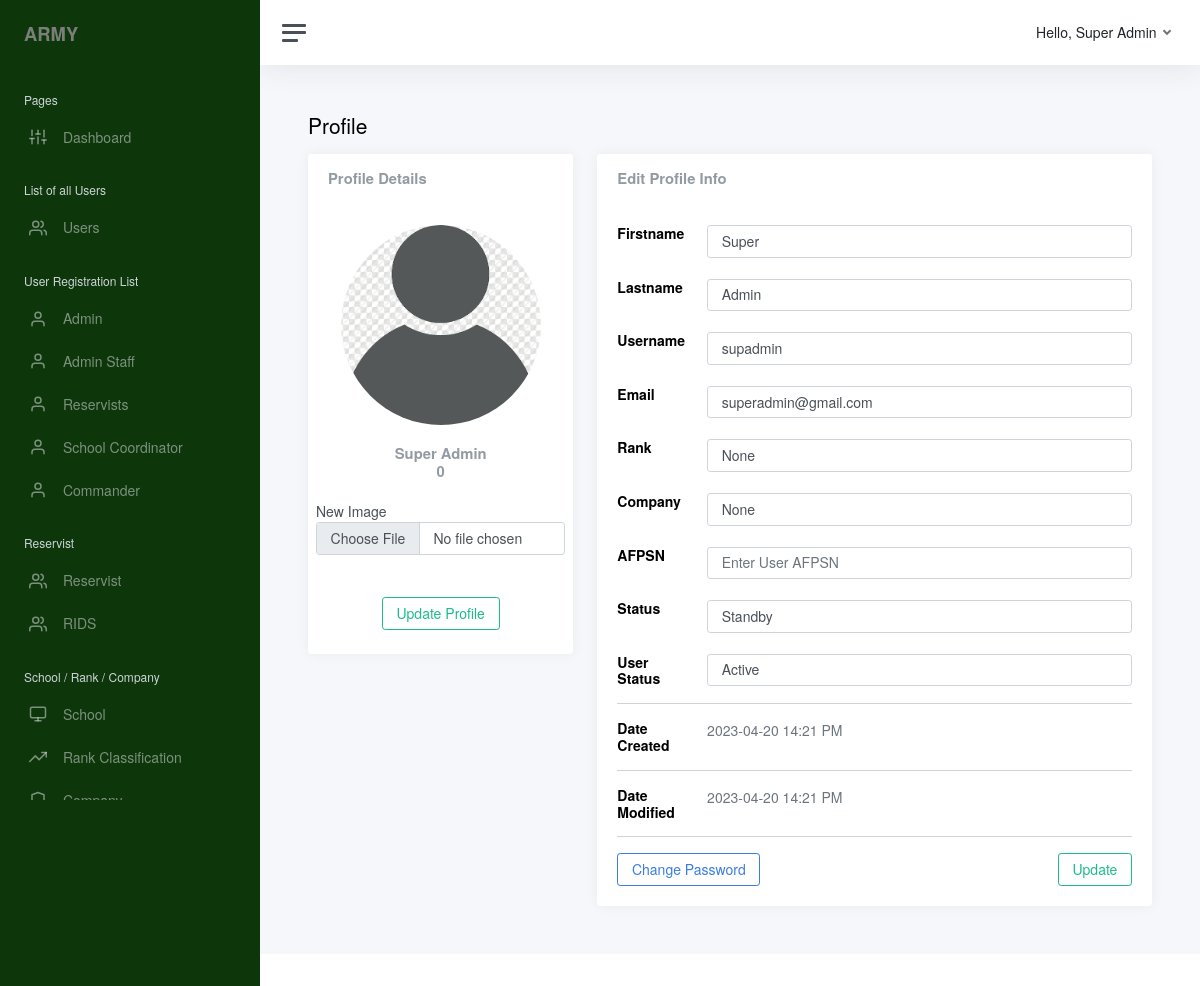
Page /pages-profile.php (signed in) on the earlier database version.
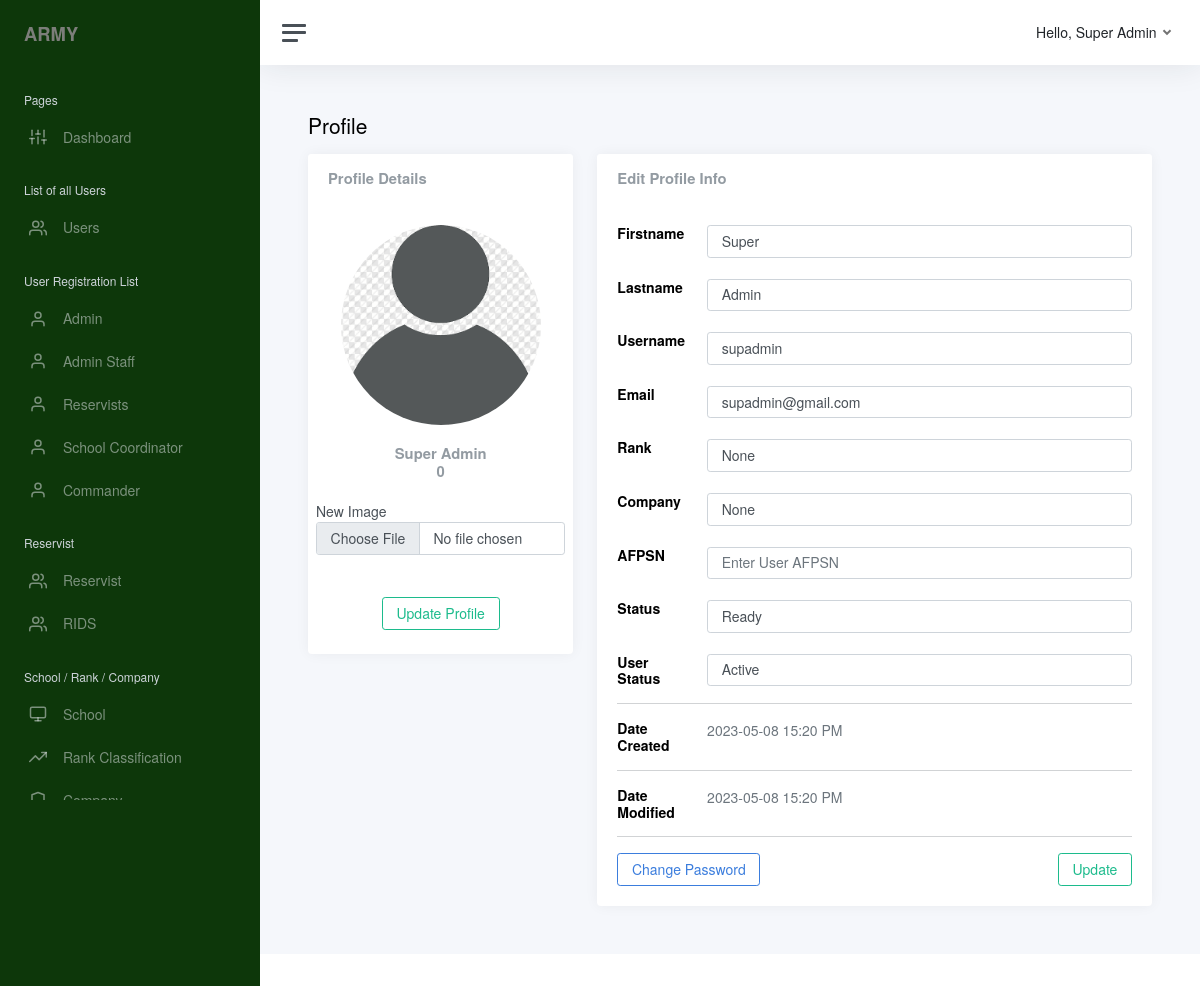
Same page on the later database version.
### tables this page shows
CREATE TABLE `army_users` (
  `army_id` int(255) NOT NULL,
  `user_img` varchar(250) NOT NULL,
  `firstname` varchar(100) NOT NULL,
  `middle_name` varchar(100) NOT NULL,
  `lastname` varchar(100) NOT NULL,
  `username` varchar(100) NOT NULL,
  `email` varchar(100) NOT NULL,
  `password` varchar(1000) NOT NULL,
  `type` varchar(30) NOT NULL,
  `rank_id` int(100) NOT NULL,
  `company_id` int(100) NOT NULL,
  `afpsn` varchar(250) NOT NULL,
  `school_id` int(100) NOT NULL,
  `status` varchar(30) NOT NULL,
  `user_status` varchar(20) NOT NULL,
  `date_created` date DEFAULT NULL,
  `time_created` time(6) NOT NULL,
  `date_modified` date DEFAULT NULL,
  `time_modified` time(6) NOT NULL
);

### system_checker.php (called while the page is built, shortened)
<?php
require 'include/connect.php';
if (!empty($_SESSION["army_id"])) {
  $army_id     = $_SESSION["army_id"];
  $result      = mysqli_query($conn, "SELECT * FROM army_users WHERE army_id = $army_id");
  $row         = mysqli_fetch_assoc($result);
  $fn_public   = $row["firstname"];
  $ln_public   = $row["lastname"];
} else {
  header("Location: bulletin.php");
}

### pages-profile.php (the view, shortened to what the rows shown need)
<?php
require 'system_checker.php';
$user_id = $army_id;
$result       = mysqli_query($conn, "SELECT * FROM army_users WHERE army_id='$user_id'");
while ($res   = mysqli_fetch_array($result)) {
  $firstname      = $res['firstname'];
  $lastname       = $res['lastname'];
  $username       = $res['username'];
  $email          = $res['email'];
  $user_rank_id   = $res['rank_id'];
  $date_created   = $res['date_created'];
  $time_created   = $res['time_created'];
  $date_modified  = $res['date_modified'];
  $time_modified  = $res['time_modified'];
}
  $time_c_formatted   = date("G:i A ", strtotime($time_created));
  $time_m_formatted   = date("G:i A ", strtotime($time_modified));
?>
<!DOCTYPE html>
<html lang="en">
<?php include 'header_main.php' ?>
<body>
    <div class="wrapper">
        <div class="main">
            <?php include 'top_right_navigation.php' ?>
            <main class="content">
                <div class="container-fluid p-0">
                    <div class="mb-3">
                        <h1 class="h3 d-inline align-middle">Profile</h1>
                    </div>
                    <div class="row">
                        <div class="col-md-5 col-xl-4">
                            <div class="card mb-3">
                                <div class="card-header">
                                    <h5 class="card-title mb-0">Profile Details</h5>
                                </div>
                                <div class="card-body text-center">
                                    <form method="post" enctype="multipart/form-data">
                                    </div>
                                        <h5 class="card-title mb-0 text-center"><?php echo $fn_public . ' '. $ln_public?></h5>
                                        <h5 class="card-title mb-0 text-center"><?php echo $user_rank_id ?></h5>
                                    <br>
                                    <div class="form-group ms-2 me-2">
                                    <label>New Image</label>
                                      <input class="form-control" type="file" name="uploadfile"/>
                                    </div>
                                    <br>
                                    <br>
                                    <div class="form-group text-center mb-4">
                                        <button type="submit" class="btn btn-outline-success" name="image_update">Update Profile</button>
                                    </div>
                            </div>
                        </div>
                        <div class="col-md-7 col-xl-8">
                            <div class="card">
                                <div class="card-body h-100">
                  <form method="post" autocomplete="off">
                    <div class="row">
                      <div class="col-sm-10 text-secondary">
                        <input type="text" class="form-control" id="firstname" name="firstname" value="<?php echo $firstname ?>" placeholder="Enter Lastname">
                      </div>
                    </div>
                    <br>
                    <div class="row">
                      <div class="col-sm-10 text-secondary">
                        <input type="text" class="form-control" id="lastname" name="lastname" value="<?php echo $lastname ?>" placeholder="Enter Lastname">
                      </div>
                    </div>
                    <br>
                    <div class="row">
                      <div class="col-sm-10 text-secondary">
                        <input type="text" class="form-control" id="username" name="username" value="<?php echo $username ?>" placeholder="Enter Username">
                      </div>
                    </div>
                    <br>
                    <div class="row">
                      <div class="col-sm-10 text-secondary">
                        <input type="text" class="form-control" id="email" name="email" value="<?php echo $email ?>" placeholder="Enter Email">
                      </div>
                    </div>
                    <br>
                    <br>
                    <br>
                    <br>
                    <br>
                    <div class="row">
                      <div class="col-sm-10 text-secondary">
                        <div class="flatpickr-weekwrapper">
                          <?php echo $date_created ?>
                          <?php echo $time_c_formatted ?>
                        </div>
                      </div>
                    </div>
                    <div class="row">
                      <div class="col-sm-10 text-secondary">
                        <div class="flatpickr-weekwrapper">
                          <?php echo $date_modified ?>
                          <?php echo $time_m_formatted?>
                        </div>
                      </div>
                    </div>
                  </form>
                                </div>
                            </div>
                        </div>
                    </div>
                </div>
            </main>
        </div>
    </div>
</body>
</html>

### top_right_navigation.php (shortened to what the rows shown need)
<nav id="top-nav" class="navbar navbar-expand navbar-light navbar-bg">
    <div class="navbar-collapse collapse">
        <ul class="navbar-nav navbar-align">
            <li class="nav-item dropdown">
                <a class="nav-link dropdown-toggle d-none d-sm-inline-block" href="#" data-bs-toggle="dropdown">
                    <span class="text-dark">Hello, <?php echo $rank_public . ' ' .$fn_public . ' ' . $ln_public?></span>
                </a>
            </li>
        </ul>
    </div>
</nav>

Differences in the rows shown:
changed army_users "Super": email "superadmin@gmail.com" → "supadmin@gmail.com"; date_created "2023-04-20" → "2023-05-08"; time_created "14:21 PM" → "15:20 PM"; date_modified "2023-04-20" → "2023-05-08"; time_modified "14:21 PM" → "15:20 PM"
Other differences:
form field status: "Standby" → "Ready"
